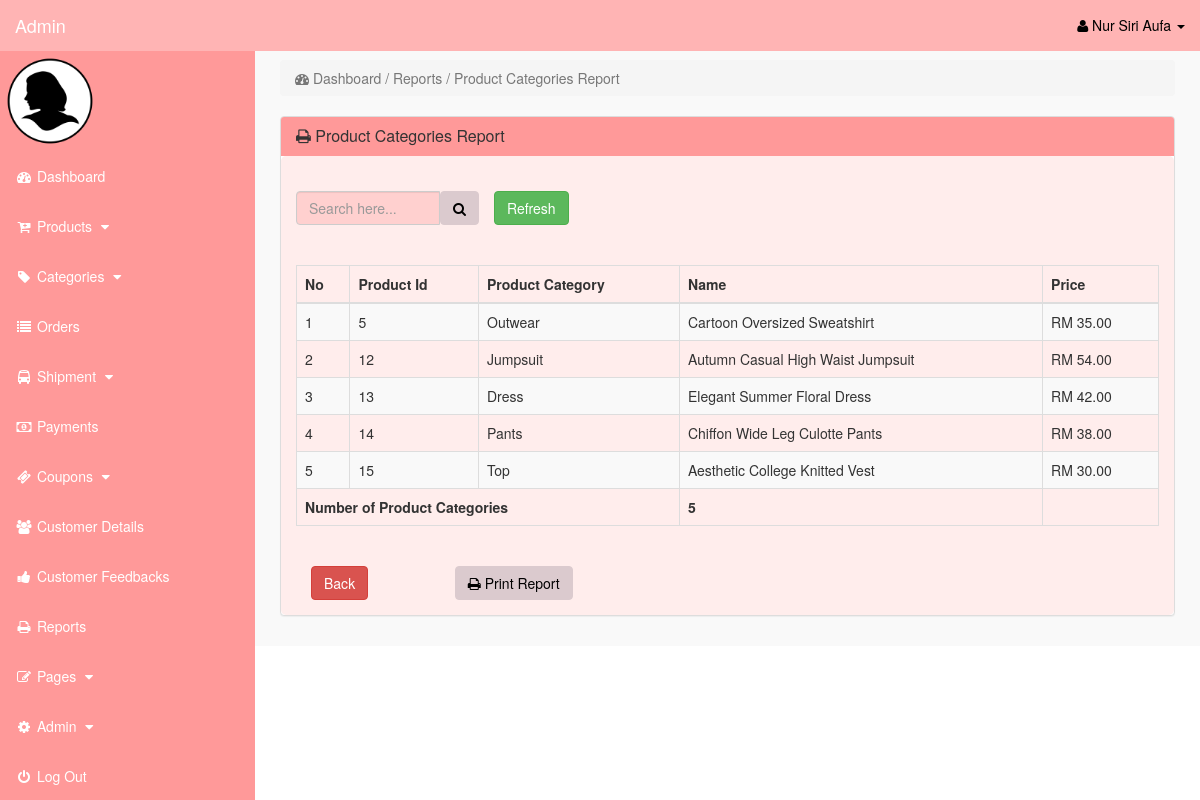
The page /admin/index.php?p_cat (signed in) on the database its author committed.
### tables this page shows
CREATE TABLE `products` (
  `product_id` int(10) NOT NULL,
  `p_cat_id` int(10) NOT NULL,
  `date` timestamp NOT NULL DEFAULT current_timestamp() ON UPDATE current_timestamp(),
  `product_title` text NOT NULL,
  `product_url` text NOT NULL,
  `product_img1` text NOT NULL,
  `product_img2` text NOT NULL,
  `product_img3` text NOT NULL,
  `product_price` decimal(10,2) NOT NULL,
  `product_desc` text NOT NULL,
  `product_features` text NOT NULL
);

CREATE TABLE `product_categories` (
  `p_cat_id` int(10) NOT NULL,
  `p_cat_title` text NOT NULL
);

### admin/p_cat.php (the view)
<?php
	if(!isset($_SESSION['admin_email'])){
		echo "<script>window.open('login.php','_self')</script>";
	}
		else {
?>
	<div class="row">
		<div class="col-lg-12">
			<ol class="breadcrumb">
				<li class="active">
					<i class="fa fa-dashboard"></i> Dashboard / Reports / Product Categories Report
				</li>
			</ol>
		</div>
	</div>
	<div class="row">
		<div class="col-lg-12">
			<div class="panel panel-default">
				<div class="panel-heading">
					<h3 class="panel-title">
						<i class="fa fa-print"></i> Product Categories Report
					</h3>
				</div>
							<div class="panel-body" >
                            <br>
							<form class="form-inline" method="POST" action="">
								<div class="input-group col-md-4">
									<input type="text" class="form-control" placeholder="Search here..." name="search"  value="<?php if(isset($_POST['search'])){echo $_POST['search']; } ?>"/>
										<span class="input-group-btn">
											<button class="btn btn-primary" type="submit"><i class="fa fa-search"></i></button>
										</span>
											<div class="col-md-2">
												<a href="index.php?p_cat" type="button" class="btn btn-success">Refresh</a>
											</div>
								</div>
							</form>
                            <br><br>
                                <div class="table-responsive" >
								<table class="table table-bordered table-hover table-striped" >
									<thead>
										<tr>
                                            <th>No</th>
											<th>Product Id</th>
											<th>Product Category</th>
											<th>Name</th>
											<th>Price</th>
										</tr>
									</thead>
									<tbody>
									<?php
										if(isset($_POST['search'])) {
											$filtervalues = $_POST['search'];
											$i=0;
											$query = "select * from products t1 inner join product_categories t2 on t1.p_cat_id=t2.p_cat_id where CONCAT(product_id,product_title) like '%$filtervalues%' ";
											$query_run = mysqli_query($con, $query);
											if(mysqli_num_rows($query_run) > 0) {
												foreach($query_run as $row_inv) {
													$i++;
									?>
                                        <tr>
											<td><?php echo $i; ?></td>
											<td><?= $row_inv['product_id']; ?></td>
                                            <td><?= $row_inv['p_cat_title']; ?></td>
                                            <td><?= $row_inv['product_title']; ?></td>
											<td>RM <?= $row_inv['product_price']; ?></td>
                                        </tr>
									<?php
											}
                                    ?>
                                        <tr>
                                            <?php
                                                $query=mysqli_query($con, "select count(product_id) as sum from `products` where CONCAT(product_id,product_title) like '%$filtervalues%'");
                                                    while($fetch=mysqli_fetch_array($query)){
                                            ?>
                                            <td colspan = "3"> <b><?php echo "Number of Product Categories";?></b> </td>
                                            <td colspan = "1" > <b><?php echo $fetch['sum']?></b> </td>
                                            <?php
                                                    }
                                            ?>
                                        </tr>
                                    <?php
										}
											else {
										echo '
                                                    <tr>
                                                        <td colspan = "4"><center>No Record Found</center></td>
                                                    </tr>';
											}
										}
											else {
												$i=0;
												$query = "select * from products t1 inner join product_categories t2 on t1.p_cat_id=t2.p_cat_id";
												$query_run = mysqli_query($con, $query);
												if(mysqli_num_rows($query_run) > 0) {
													foreach($query_run as $row_inv) {
														$i++;
									?>
                                        <tr>
                                            <td><?php echo $i; ?></td>
											<td><?= $row_inv['product_id']; ?></td>
                                            <td><?= $row_inv['p_cat_title']; ?></td>
                                            <td><?= $row_inv['product_title']; ?></td>
											<td>RM <?= $row_inv['product_price']; ?></td>
                                        </tr>
									<?php
													}
												}
                                    ?>
                                        <tr>
                                            <?php
                                                $query=mysqli_query($con, "select count(product_id) as sum from `products`");
                                                    while($fetch=mysqli_fetch_array($query)){
                                            ?>
                                            <td colspan = "3"> <b><?php echo "Number of Product Categories";?></b> </td>
                                            <td colspan = "1" > <b><?php echo $fetch['sum']?></b> </td>
                                            <?php
                                                    }
                                            ?>
                                        </tr>
                                    <?php
											}
									?>
							</tbody>
					</table>
                </div>
                <br>
                <div class="row">
                    <div class="col-md-12">
                        <div class="col-md-2">
                            <a href="index.php?view_reports" class="btn btn-danger"> Back </a>
                        </div>
                        <div class="col-md-2">
							<button onclick="window.print();" class="btn btn-primary"><i class="fa fa-print"></i> Print Report</button>
                        </div>
                    </div>
				</div>
              </div>
			</div>
		</div>
	</div>
</div>
<?php
	}
?>

### admin/includes/sidebar.php (shortened to what this page needs)
<?php
	if(!isset($_SESSION['admin_email'])){
		echo "<script>window.open('login.php','_self')</script>";
	}
		else {
?>
	<nav class="navbar navbar-inverse navbar-fixed-top" >
		<div class="navbar-header" >
				<a class="navbar-brand" href="index.php?dashboard">Admin</a>
		</div>
		<ul class="nav navbar-right top-nav" >
			<li class="dropdown" >
				<a href="#" class="dropdown-toggle" data-toggle="dropdown" >
					<i class="fa fa-user" ></i>
						<?php echo $admin_fname; ?> <b class="caret" ></b>
				</a>
</li>
</ul>
	<div class="collapse navbar-collapse navbar-ex1-collapse">
		<ul class="nav navbar-nav side-nav">
	<li>
		<img src="admin_image/<?php echo $admin_image; ?>" width="100" height="100" >
	</li>
	<li>
		<a href="index.php?dashboard">
			<i class="fa fa-fw fa-dashboard"></i> Dashboard
		</a>
	</li>
	<li>
		<a href="#" data-toggle="collapse" data-target="#products">
			<i class="fa fa-fw fa-cart-plus""></i> Products
				<i class="fa fa-fw fa-caret-down"></i>
	</a>
	</li>
	<li>
		<a href="#" data-toggle="collapse" data-target="#p_cat">
			<i class="fa fa-fw fa-tag"></i> Categories
			<i class="fa fa-fw fa-caret-down"></i>
		</a>
	</li>
	<li>
		<a href="index.php?view_orders">
			<i class="fa fa-fw fa-list"></i> Orders
		</a>
	</li>
	<li>
		<a href="#" data-toggle="collapse" data-target="#shipment">
			<i class="fa fa-fw fa-bus"></i> Shipment
			<i class="fa fa-fw fa-caret-down"></i>
		</a>
	</li>
	<li>
		<a href="index.php?view_payments">
			<i class="fa fa-fw fa-money"></i> Payments
		</a>
	</li>
	<li>
		<a href="#" data-toggle="collapse" data-target="#coupons">
			<i class="fa fa-fw fa-ticket"></i> Coupons
			<i class="fa fa-fw fa-caret-down"></i>
		</a>
	</li>
	<li>
		<a href="index.php?view_customers">
			<i class="fa fa-fw fa-users"></i> Customer Details
		</a>
	</li>
	<li>
		<a href="index.php?view_feedbacks">
			<i class="fa fa-fw fa-thumbs-up"></i> Customer Feedbacks
		</a>
	</li>
	<li>
		<a href="index.php?view_reports">
			<i class="fa fa-fw fa-print"></i> Reports
		</a>
	</li>
	<li>
		<a href="#" data-toggle="collapse" data-target="#pages">
			<i class="fa fa-fw fa-edit"> </i> Pages
			<i class="fa fa-fw fa-caret-down"></i>
		</a>
	</li>
	<li>
		<a href="#" data-toggle="collapse" data-target="#admin">
			<i class="fa fa-fw fa-gear"></i> Admin
			<i class="fa fa-fw fa-caret-down"></i>
		</a>
	</li>
	<li>
		<a href="logout.php">
			<i class="fa fa-fw fa-power-off"></i> Log Out
		</a>
	</li>
		</ul>
	</div>
</nav>
<?php
	}
?>

### admin/css/style.css (style rules this page uses)
body { margin-top:100px; }
@media (min-width: 768px) { body { margin-top:50px; } }
.top-nav { padding:0 15px; }
.top-nav>li { display:inline-block; float:left; }
.top-nav>li>a { padding-top:15px; padding-bottom:15px; line-height:20px; color:black; }
@media (min-width: 768px) { .side-nav { position:fixed; top:51px; width:255px; border-radius:0; overflow-y:auto; background-color: #ff9999; bottom:0; overflow-x:hidden; padding-bottom:40px; } }
@media (min-width: 768px) { .side-nav>li>a { width:255px; } }
.panel-body { border-radius:5px; background-color: #ffedec }

### rows shown on the page
products: product_id "5", p_cat.p_cat_title "Outwear", product_title "Cartoon Oversized Sweatshirt", product_price "35.00"
products: product_id "12", p_cat.p_cat_title "Jumpsuit", product_title "Autumn Casual High Waist Jumpsuit", product_price "54.00"
products: product_id "13", p_cat.p_cat_title "Dress", product_title "Elegant Summer Floral Dress", product_price "42.00"
products: product_id "14", p_cat.p_cat_title "Pants", product_title "Chiffon Wide Leg Culotte Pants", product_price "38.00"
products: product_id "15", p_cat.p_cat_title "Top", product_title "Aesthetic College Knitted Vest", product_price "30.00"

### other values the page prints
$admin_fname "Nur Siri Aufa"
$fetch['sum'] "5"
